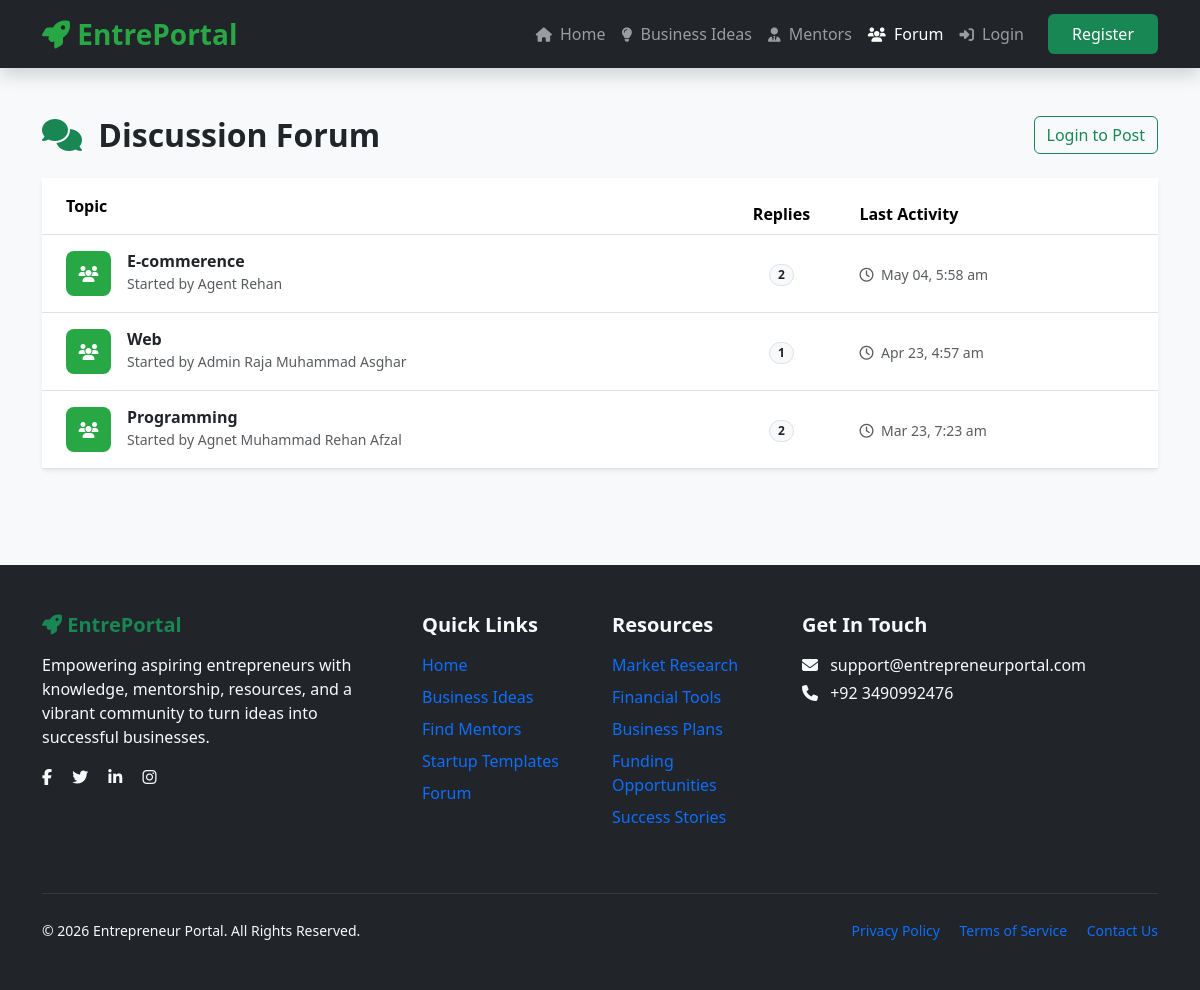
/forum.php, run on the app's committed database.
### tables this page shows
CREATE TABLE `forum_topics` (
  `id` int(11) NOT NULL,
  `user_id` int(11) DEFAULT NULL,
  `title` varchar(255) DEFAULT NULL,
  `created_at` timestamp NOT NULL DEFAULT current_timestamp()
);

CREATE TABLE `users` (
  `id` int(11) NOT NULL,
  `full_name` varchar(100) NOT NULL,
  `email` varchar(100) NOT NULL,
  `password` varchar(255) NOT NULL,
  `phone` varchar(20) DEFAULT NULL,
  `bio` text DEFAULT NULL,
  `location` varchar(100) DEFAULT NULL,
  `role` enum('user','agent','admin') NOT NULL DEFAULT 'user',
  `status` enum('pending','approved','rejected') NOT NULL DEFAULT 'pending',
  `created_at` timestamp NOT NULL DEFAULT current_timestamp()
);

### forum.php (the view, shortened to what this page needs)
<?php
include 'config.php';
$query = "SELECT t.*, u.full_name,
          (SELECT COUNT(*) FROM forum_posts WHERE topic_id = t.id) as reply_count,
          (SELECT MAX(created_at) FROM forum_posts WHERE topic_id = t.id) as last_activity
          FROM forum_topics t
          JOIN users u ON t.user_id = u.id
          ORDER BY last_activity DESC";
$topics = mysqli_query($conn, $query);
?>
<!DOCTYPE html>
<html lang="en">
<head>
    <link href="https://cdn.jsdelivr.net/npm/bootstrap@5.3.3/dist/css/bootstrap.min.css" rel="stylesheet">
    <link href="https://cdnjs.cloudflare.com/ajax/libs/font-awesome/6.5.1/css/all.min.css" rel="stylesheet">
</head>
<body>
<?php include 'navbar.php'; ?>
<div class="container py-5">
    <div class="row">
        <div class="col-md-8">
            <h2 class="fw-bold mb-4"><i class="fas fa-comments text-success me-2"></i> Discussion Forum</h2>
        </div>
        <div class="col-md-4 text-md-end mb-4">
            <?php if(isset($_SESSION['user_id'])): ?>
                <button class="btn btn-success shadow-sm" data-bs-toggle="modal" data-bs-target="#newTopicModal">
                    <i class="fas fa-plus me-1"></i> Start New Discussion
                </button>
            <?php else: ?>
                <a href="login.php" class="btn btn-outline-success">Login to Post</a>
            <?php endif; ?>
        </div>
    </div>
    <div class="card shadow-sm border-0">
        <div class="card-body p-0">
            <div class="table-responsive">
                <table class="table table-hover align-middle mb-0">
                    <thead class="bg-light">
                        <tr>
                            <th class="ps-4 py-3" style="width: 60%;">Topic</th>
                            <th class="text-center">Replies</th>
                            <th class="pe-4">Last Activity</th>
                        </tr>
                    </thead>
                    <tbody>
                        <?php if(mysqli_num_rows($topics) > 0): ?>
                            <?php while($row = mysqli_fetch_assoc($topics)): ?>
                            <tr onclick="window.location='view-topic.php?id=<?= $row['id'] ?>'" style="cursor: pointer;">
                                <td class="ps-4 py-3">
                                    <div class="d-flex align-items-center">
                                        <div class="topic-icon me-3">
                                            <i class="fas fa-users"></i>
                                        </div>
                                        <div>
                                            <h6 class="mb-0 fw-bold text-dark"><?= htmlspecialchars($row['title']) ?></h6>
                                            <small class="text-muted">Started by <?= htmlspecialchars($row['full_name']) ?></small>
                                        </div>
                                    </div>
                                </td>
                                <td class="text-center">
                                    <span class="badge rounded-pill bg-light text-dark border"><?= $row['reply_count'] ?></span>
                                </td>
                                <td class="pe-4 text-muted">
                                    <small><i class="far fa-clock me-1"></i> <?= date('M d, g:i a', strtotime($row['last_activity'])) ?></small>
                                </td>
                            </tr>
                            <?php endwhile; ?>
                        <?php endif; ?>
                    </tbody>
                </table>
            </div>
        </div>
    </div>
</div>
<?php include 'footer.php'; ?>
</body>
</html>

### navbar.php (shortened to what this page needs)
<?php
$current_page = basename($_SERVER['PHP_SELF']);
?>
<nav class="navbar navbar-expand-lg navbar-dark bg-dark sticky-top shadow">
    <div class="container">
        <a class="navbar-brand fs-3" href="index.php">
            <i class="fas fa-rocket"></i> EntrePortal
        </a>
        <div class="collapse navbar-collapse" id="navbarNav">
            <ul class="navbar-nav ms-auto align-items-center">
                <li class="nav-item">
                    <a class="nav-link <?php echo ($current_page == 'index.php') ? 'active' : ''; ?>" href="index.php"><i class="fas fa-home"></i> Home</a>
                </li>
                <li class="nav-item">
                    <a class="nav-link <?php echo ($current_page == 'resources.php') ? 'active' : ''; ?>" href="resources.php?type=idea"><i class="fas fa-lightbulb"></i> Business Ideas</a>
                </li>
                <li class="nav-item">
                    <a class="nav-link <?php echo ($current_page == 'view-mentors.php') ? 'active' : ''; ?>" href="view-mentors.php"><i class="fas fa-user-tie"></i> Mentors</a>
                </li>
                <li class="nav-item">
                    <a class="nav-link <?php echo ($current_page == 'forum.php') ? 'active' : ''; ?>" href="forum.php"><i class="fas fa-users"></i> Forum</a>
                </li>
                <?php if (isset($_SESSION['user_id'])):
                    $role = $_SESSION['role'] ?? 'user';
                    $dashboard_page = ($role == 'admin') ? 'dashboard-admin.php' :
                                      ($role == 'agent' ? 'dashboard-agent.php' : 'dashboard-user.php');
                ?>
                    <li class="nav-item">
                        <a class="nav-link" href="<?php echo $dashboard_page; ?>">
                            <i class="fas fa-th-large"></i> Dashboard
                        </a>
                    </li>
                    <li class="nav-item ms-lg-2">
                        <a class="nav-link text-success fw-bold" href="logout.php">
                            <i class="fas fa-sign-out-alt"></i> Logout (<?php echo htmlspecialchars($_SESSION['full_name']); ?>)
                        </a>
                    </li>
                <?php else: ?>
                    <li class="nav-item">
                        <a class="nav-link" href="login.php"><i class="fas fa-sign-in-alt"></i> Login</a>
                    </li>
                    <li class="nav-item">
                        <a class="nav-link btn btn-success text-white bg-success px-4 ms-lg-3" href="register.php">
                            Register
                        </a>
                    </li>
                <?php endif; ?>
            </ul>
        </div>
    </div>
</nav>

### footer.php (shortened to what this page needs)
<footer class="bg-dark text-light py-5 mt-5">
    <div class="container">
        <div class="row">
            <div class="col-lg-4 col-md-6 mb-4">
                <h5 class="text-success fw-bold mb-3">
                    <i class="fas fa-rocket"></i> EntrePortal
                </h5>
                <p class="">
                    Empowering aspiring entrepreneurs with knowledge, mentorship, resources,
                    and a vibrant community to turn ideas into successful businesses.
                </p>
                <div class="mt-3">
                    <a href="#" class="text-light me-3"><i class="fab fa-facebook-f"></i></a>
                    <a href="#" class="text-light me-3"><i class="fab fa-twitter"></i></a>
                    <a href="#" class="text-light me-3"><i class="fab fa-linkedin-in"></i></a>
                    <a href="#" class="text-light"><i class="fab fa-instagram"></i></a>
                </div>
            </div>
            <div class="col-lg-2 col-md-6 mb-4">
                <h5 class="fw-bold mb-3">Quick Links</h5>
                <ul class="list-unstyled">
                    <li class="mb-2"><a href="index.php" class=" text-decoration-none">Home</a></li>
                    <li class="mb-2"><a href="resources.php" class=" text-decoration-none">Business Ideas</a></li>
                    <li class="mb-2"><a href="view-mentors.php" class=" text-decoration-none">Find Mentors</a></li>
                    <li class="mb-2"><a href="#" class=" text-decoration-none">Startup Templates</a></li>
                    <li class="mb-2"><a href="forum.php" class=" text-decoration-none">Forum</a></li>
                </ul>
            </div>
            <div class="col-lg-2 col-md-6 mb-4">
                <h5 class="fw-bold mb-3">Resources</h5>
                <ul class="list-unstyled">
                    <li class="mb-2"><a href="#" class=" text-decoration-none">Market Research</a></li>
                    <li class="mb-2"><a href="#" class=" text-decoration-none">Financial Tools</a></li>
                    <li class="mb-2"><a href="#" class=" text-decoration-none">Business Plans</a></li>
                    <li class="mb-2"><a href="#" class=" text-decoration-none">Funding Opportunities</a></li>
                    <li class="mb-2"><a href="#" class=" text-decoration-none">Success Stories</a></li>
                </ul>
            </div>
            <div class="col-lg-4 col-md-6 mb-4">
                <h5 class="fw-bold mb-3">Get In Touch</h5>
                <p class=" mb-1">
                    <i class="fas fa-envelope me-2"></i> support@entrepreneurportal.com
                </p>
                <p class=" mb-3">
                    <i class="fas fa-phone me-2"></i> +92 3490992476
                </p>
            </div>
        </div>
        <hr class="my-4 border-secondary">
        <div class="row align-items-center">
            <div class="col-md-6 text-center text-md-start">
                <small class="">
                    &copy; <?php echo date("Y"); ?> Entrepreneur Portal. All Rights Reserved.
                </small>
            </div>
            <div class="col-md-6 text-center text-md-end">
                <small class="">
                    <a href="#" class=" text-decoration-none me-3">Privacy Policy</a>
                    <a href="#" class=" text-decoration-none me-3">Terms of Service</a>
                    <a href="#" class=" text-decoration-none">Contact Us</a>
                </small>
            </div>
        </div>
    </div>
</footer>

### forum.php (style rules this page uses)
body { background-color: #f8f9fa; }
.topic-icon { width: 45px; height: 45px; background: #28a745; color: white; display: flex; align-items: center; justify-content: center; border-radius: 8px; }

### navbar.php (style rules this page uses)
:root { --primary: #28a745; --dark: #212529; }
.navbar-brand { font-weight: 700; color: var(--primary); }
.nav-link i { margin-right: 4px; font-size: 0.9rem; }

### data on the page
forum_topics: title "E-commerence", user.full_name "Agent Rehan", reply_count "2", last_activity "May 04, 5:58 am"
forum_topics: title "Web", user.full_name "Admin Raja Muhammad Asghar", reply_count "1", last_activity "Apr 23, 4:57 am"
forum_topics: title "Programming", user.full_name "Agnet Muhammad Rehan Afzal", reply_count "2", last_activity "Mar 23, 7:23 am"
